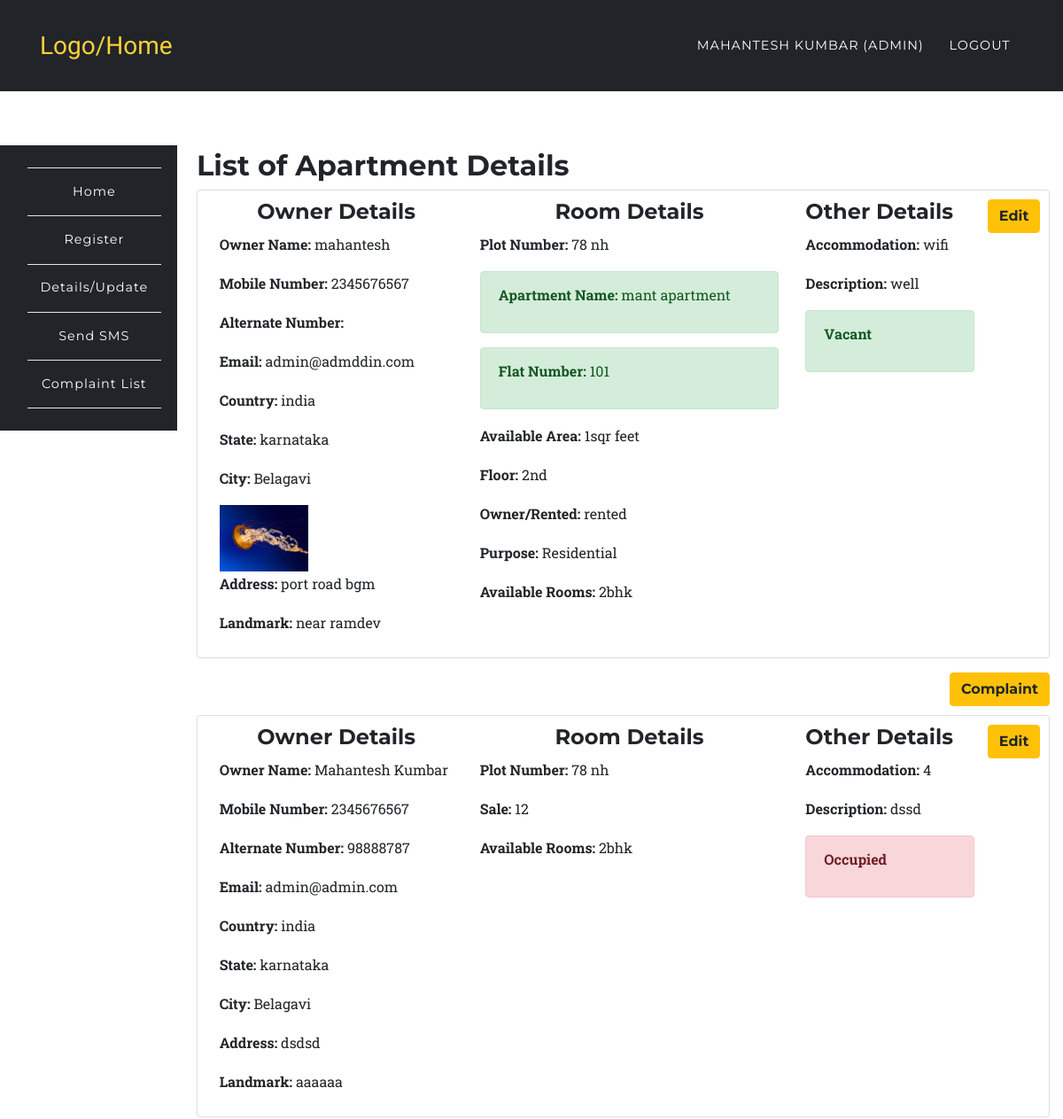
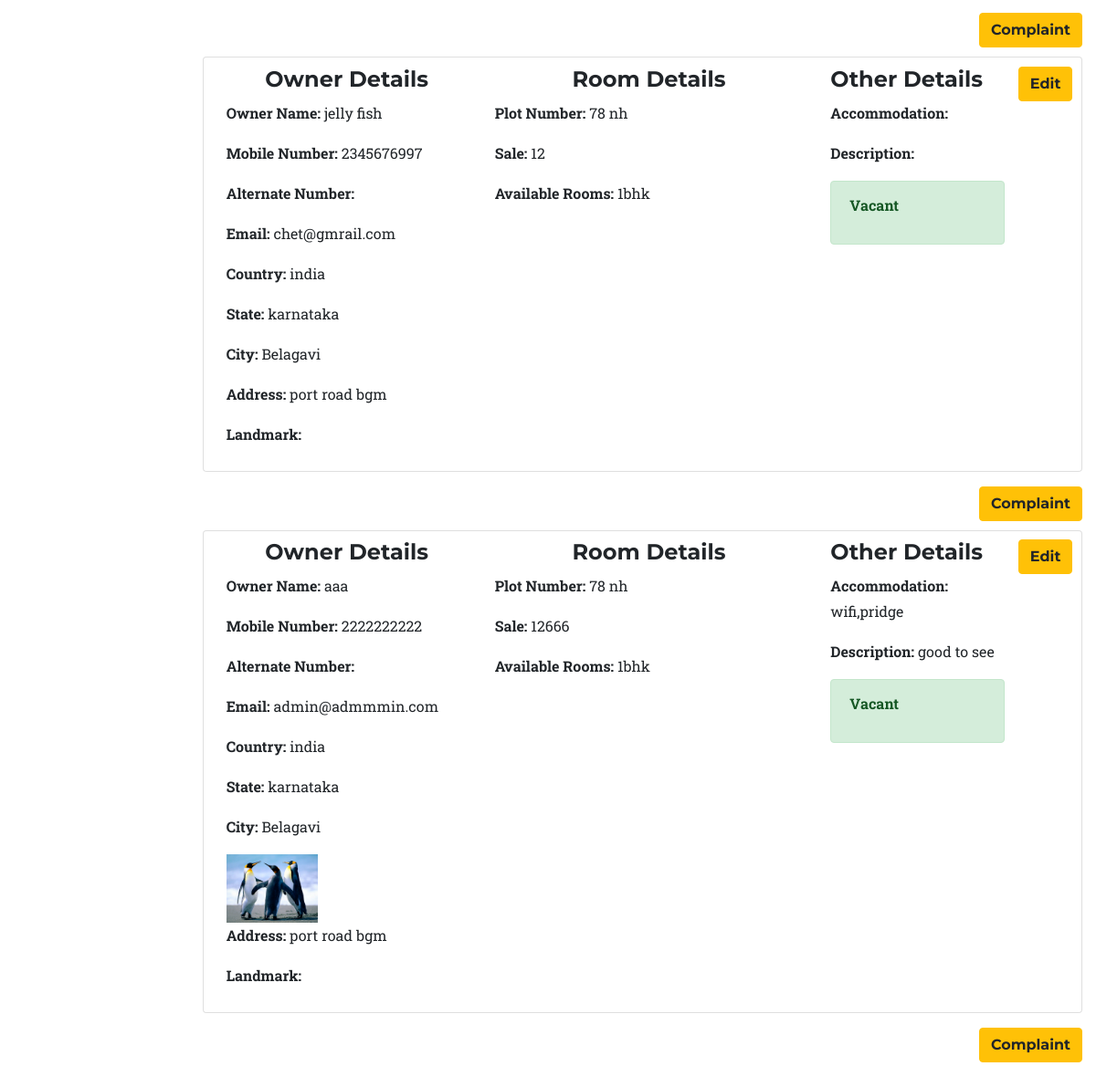
Page /app/list.php (signed in) on the committed database (2 pictures, top to bottom).
### tables this page shows
CREATE TABLE `room_rental_registrations_apartment` (
  `id` int(10) UNSIGNED NOT NULL,
  `fullname` varchar(191) NOT NULL,
  `mobile` varchar(191) NOT NULL,
  `alternat_mobile` varchar(191) NOT NULL,
  `email` varchar(191) NOT NULL,
  `country` varchar(191) NOT NULL,
  `state` varchar(191) NOT NULL,
  `city` varchar(191) NOT NULL,
  `landmark` varchar(191) NOT NULL,
  `rent` varchar(191) NOT NULL,
  `deposit` varchar(191) NOT NULL,
  `plot_number` varchar(191) NOT NULL,
  `apartment_name` varchar(100) DEFAULT NULL,
  `ap_number_of_plats` varchar(100) DEFAULT NULL,
  `rooms` varchar(100) DEFAULT NULL,
  `floor` varchar(100) DEFAULT NULL,
  `purpose` varchar(100) DEFAULT NULL,
  `own` varchar(100) DEFAULT NULL,
  `area` varchar(100) DEFAULT NULL,
  `address` varchar(191) NOT NULL,
  `accommodation` varchar(191) NOT NULL,
  `description` varchar(191) NOT NULL,
  `image` varchar(191) DEFAULT NULL,
  `open_for_sharing` varchar(191) DEFAULT NULL,
  `other` varchar(191) DEFAULT NULL,
  `vacant` int(1) NOT NULL DEFAULT '1',
  `created_at` timestamp NULL DEFAULT CURRENT_TIMESTAMP,
  `updated_at` timestamp NULL DEFAULT CURRENT_TIMESTAMP,
  `user_id` int(10) DEFAULT NULL
);

CREATE TABLE `room_rental_registrations` (
  `id` int(10) UNSIGNED NOT NULL,
  `fullname` varchar(191) NOT NULL,
  `mobile` varchar(191) NOT NULL,
  `alternat_mobile` varchar(191) NOT NULL,
  `email` varchar(191) NOT NULL,
  `country` varchar(191) NOT NULL,
  `state` varchar(191) NOT NULL,
  `city` varchar(191) NOT NULL,
  `landmark` varchar(191) NOT NULL,
  `rent` varchar(191) NOT NULL,
  `sale` varchar(190) DEFAULT NULL,
  `deposit` varchar(191) NOT NULL,
  `plot_number` varchar(191) NOT NULL,
  `rooms` varchar(100) DEFAULT NULL,
  `address` varchar(191) NOT NULL,
  `accommodation` varchar(191) NOT NULL,
  `description` varchar(191) NOT NULL,
  `image` varchar(191) DEFAULT NULL,
  `open_for_sharing` varchar(191) DEFAULT NULL,
  `other` varchar(191) DEFAULT NULL,
  `vacant` int(1) NOT NULL DEFAULT '1',
  `created_at` timestamp NULL DEFAULT CURRENT_TIMESTAMP,
  `updated_at` timestamp NULL DEFAULT CURRENT_TIMESTAMP,
  `user_id` int(10) DEFAULT NULL
);

### app/list.php (the view, shortened to what this page needs)
<?php
	require '../config/config.php';
		try {
			if($_SESSION['role'] == 'admin'){
				$stmt = $connect->prepare('SELECT * FROM room_rental_registrations_apartment');
				$stmt->execute();
				$data1 = $stmt->fetchAll (PDO::FETCH_ASSOC);
				$stmt = $connect->prepare('SELECT * FROM room_rental_registrations');
				$stmt->execute();
				$data2 = $stmt->fetchAll (PDO::FETCH_ASSOC);
				$data = array_merge($data1,$data2);
			}
		}catch(PDOException $e) {
			$errMsg = $e->getMessage();
		}
?>
<?php include '../include/header.php';?>
	<nav class="navbar navbar-expand-lg navbar-dark fixed-top" style="background-color:#212529;" id="mainNav">
      <div class="container">
        <a class="navbar-brand js-scroll-trigger" href="../index.php">Logo/Home</a>
        <div class="collapse navbar-collapse" id="navbarResponsive">
          <ul class="navbar-nav text-uppercase ml-auto">
            <li class="nav-item">
              <a class="nav-link" href="#"><?php echo $_SESSION['fullname']; ?> <?php if($_SESSION['role'] == 'admin'){ echo "(Admin)"; } ?></a>
            </li>
            <li class="nav-item">
              <a href="../auth/logout.php" class="nav-link">Logout</a>
            </li>
          </ul>
        </div>
      </div>
    </nav>
	<section style="padding-left:0px;">
		<?php include '../include/side-nav.php';?>
	</section>
<section class="wrapper" style="margin-left: 16%;margin-top: -23%;">
	<div class="container">
		<div class="row">
			<div class="col-12">
			<h2>List of Apartment Details</h2>
				<?php
					foreach ($data as $key => $value) {
						echo '<div class="card card-inverse card-info mb-3" style="padding:1%;">
								  <div class="card-block">';
								  	echo '<a class="btn btn-warning float-right" href="update.php?id='.$value['id'].'&act=';if(!empty($value['own'])){ echo "ap"; }else{ echo "indi"; } echo '">Edit</a>';
									 echo 	'<div class="row">
											<div class="col-4">
											<h4 class="text-center">Owner Details</h4>';
											 	echo '<p><b>Owner Name: </b>'.$value['fullname'].'</p>';
											 	echo '<p><b>Mobile Number: </b>'.$value['mobile'].'</p>';
											 	echo '<p><b>Alternate Number: </b>'.$value['alternat_mobile'].'</p>';
											 	echo '<p><b>Email: </b>'.$value['email'].'</p>';
											 	echo '<p><b>Country: </b>'.$value['country'].'</p><p><b> State: </b>'.$value['state'].'</p><p><b> City: </b>'.$value['city'].'</p>';
											 	if ($value['image'] !== 'uploads/') {
											 		echo '<img src="'.$value['image'].'" width="100">';
											 	}
											 	echo '<p><b>Address: </b>'.$value['address'].'</p><p><b> Landmark: </b>'.$value['landmark'].'</p>';
										echo '</div>
											<div class="col-5">
											<h4 class="text-center">Room Details</h4>';
												echo '<p><b>Plot Number: </b>'.$value['plot_number'].'</p>';
												if(isset($value['sale'])){
													echo '<p><b>Sale: </b>'.$value['sale'].'</p>';
												}
													if(isset($value['apartment_name']))
														echo '<div class="alert alert-success" role="alert"><p><b>Apartment Name: </b>'.$value['apartment_name'].'</p></div>';
													if(isset($value['ap_number_of_plats']))
														echo '<div class="alert alert-success" role="alert"><p><b>Flat Number: </b>'.$value['ap_number_of_plats'].'</p></div>';
												if(isset($value['own'])){
													echo '<p><b>Available Area: </b>'.$value['area'].'</p>';
													echo '<p><b>Floor: </b>'.$value['floor'].'</p>';
													echo '<p><b>Owner/Rented: </b>'.$value['own'].'</p>';
													echo '<p><b>Purpose: </b>'.$value['purpose'].'</p>';
												}
												echo '<p><b>Available Rooms: </b>'.$value['rooms'].'</p>';
										echo '</div>
											<div class="col-3">
											<h4>Other Details</h4>';
											echo '<p><b>Accommodation: </b>'.$value['accommodation'].'</p>';
											echo '<p><b>Description: </b>'.$value['description'].'</p>';
												if($value['vacant'] == 0){
													echo '<div class="alert alert-danger" role="alert"><p><b>Occupied</b></p></div>';
												}else{
													echo '<div class="alert alert-success" role="alert"><p><b>Vacant</b></p></div>';
												}
											echo '</div>
										</div>
								   </div>
								</div>';
								echo '<a class="btn btn-warning float-right" href="../app/complaint.php">Complaint</a><br><br>';
					}
				?>
			</div>
		</div>
	</div>
</section>
<?php include '../include/footer.php';?>

### assets/css/rent.css (style rules this page uses)
body { overflow-x: hidden; font-family: 'Roboto Slab', 'Helvetica Neue', Helvetica, Arial, sans-serif; }
p { line-height: 1.75; }
a { color: #fed136; }
h1, h2, h3, h4, h5, h6 { font-weight: 700; font-family: 'Montserrat', 'Helvetica Neue', Helvetica, Arial, sans-serif; }
section { padding: 100px 0; }
@media (min-width: 768px) { section { padding: 140px 0; } }
.btn { font-family: 'Montserrat', 'Helvetica Neue', Helvetica, Arial, sans-serif; font-weight: 700; }
#mainNav { background-color: #212529; }
#mainNav .navbar-brand { color: #fed136; font-family: 'Kaushan Script', 'Helvetica Neue', Helvetica, Arial, cursive; }
#mainNav .navbar-nav .nav-item .nav-link { font-size: 90%; font-weight: 400; padding: 0.75em 0; letter-spacing: 1px; color: white; font-family: 'Montserrat', 'Helvetica Neue', Helvetica, Arial, sans-serif; }
@media (min-width: 992px) { #mainNav { padding-top: 25px; padding-bottom: 25px; -webkit-transition: padding-top 0.3s, padding-bottom 0.3s; -moz-transition: padding-top 0.3s, padding-bottom 0.3s; transition: padding-top 0.3s, padding-bottom 0.3s; border: none; background-color: transparent; } }
@media (min-width: 992px) { #mainNav .navbar-brand { font-size: 1.75em; -webkit-transition: all 0.3s; -moz-transition: all 0.3s; transition: all 0.3s; } }
@media (min-width: 992px) { #mainNav .navbar-nav .nav-item .nav-link { padding: 1.1em 1em !important; } }

### assets/css/style.css (style rules this page uses)
.navbar { border-radius: 0px; }
section { padding-left: 15px; }

### rows in the picture
room_rental_registrations_apartment: fullname "mahantesh", mobile "2345676567", email "admin@admddin.com", country "india", state "karnataka", city "Belagavi", image (picture), address "port road bgm", landmark "near ramdev", plot_number "78 nh", apartment_name "mant apartment", ap_number_of_plats "101", area "1sqr feet", floor "2nd", own "rented", purpose "Residential", rooms "2bhk", accommodation "wifi", description "well", vacant "Vacant"
room_rental_registrations: fullname "Mahantesh Kumbar", mobile "2345676567", alternat_mobile "98888787", email "admin@admin.com", country "india", state "karnataka", city "Belagavi", address "dsdsd", landmark "aaaaaa", plot_number "78 nh", sale "12", rooms "2bhk", accommodation "4", description "dssd", vacant "Occupied"
room_rental_registrations: fullname "jelly fish", mobile "2345676997", email "chet@gmrail.com", country "india", state "karnataka", city "Belagavi", address "port road bgm", plot_number "78 nh", sale "12", rooms "1bhk", vacant "Vacant"
room_rental_registrations: fullname "aaa", mobile "2222222222", email "admin@admmmin.com", country "india", state "karnataka", city "Belagavi", image (picture), address "port road bgm", plot_number "78 nh", sale "12666", rooms "1bhk", accommodation "wifi,pridge", description "good to see", vacant "Vacant"

### other values in the picture
$_SESSION['fullname'] "MAHANTESH KUMBAR"
